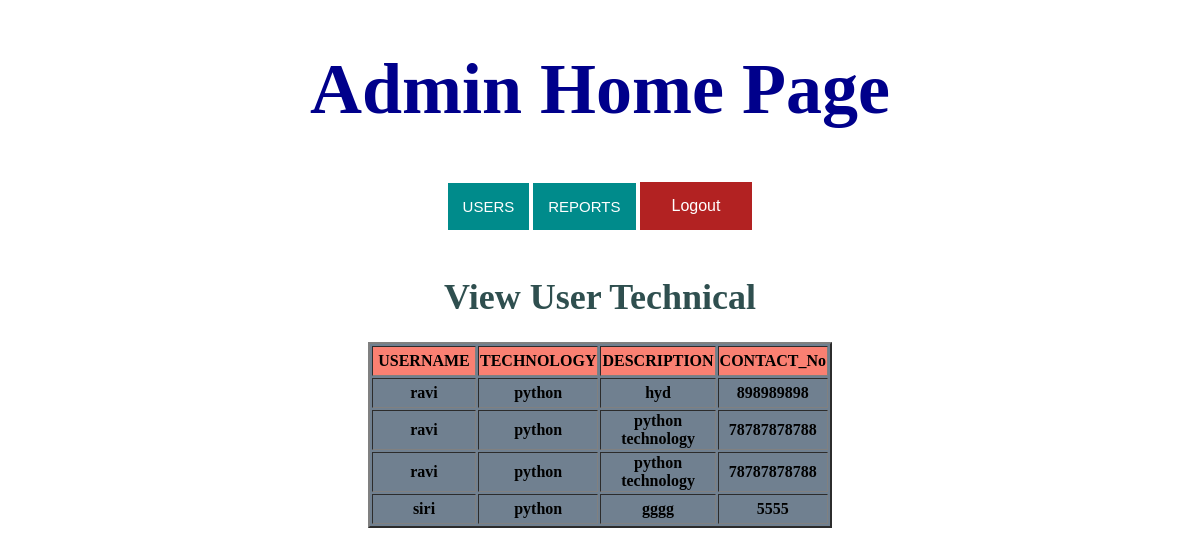
Screenshot of /viewusertechnical/ with the database file from the repository.
### cewn/models.py (models this page shows)
class Technical(models.Model):
    username = models.CharField(max_length=30)
    technology = models.CharField(max_length=30)
    description = models.TextField(max_length=30)
    contact_no = models.IntegerField()

### templates/Adminview/viewusertechnical.html (shortened to what this page needs)
<!DOCTYPE html>
<html lang="en">
<head>
</head>
<body>
{% include "Adminview/admin_menu.html" %}<br>
<h1 style="font-size:3vw"; align="center" ><font color="#2f4f4f">View  User Technical</font></h1>
{% if object_list %}
<table align="center" border="2" bgcolor="#708090">
    <tr bgcolor="#fa8072" height="30">
        <th width="100">USERNAME</th>
        <th width="100">TECHNOLOGY</th>
        <th width="100">DESCRIPTION</th>
        <th width="100">CONTACT_No</th>
    </tr>
    {% for x in object_list %}
        <tr height="30">
        <th width="100">{{ x.username}}</th>
        <th width="100">{{ x.technology}}</th>
        <th width="100">{{ x.description}}</th>
        <th width="100">{{ x.contact_no}}</th>
        </tr>
    {% endfor %}
</table>
{% else %}
<h3 align="center"><font color="#8a2be2">No Information Available</font> </h3>
{% endif %}
</body>
</body>
</html>

### rows the page displays
Technical: username "ravi", technology "python", description "hyd", contact_no "898989898"
Technical: username "ravi", technology "python", description "python technology", contact_no "78787878788"
Technical: username "ravi", technology "python", description "python technology", contact_no "78787878788"
Technical: username "siri", technology "python", description "gggg", contact_no "5555"
